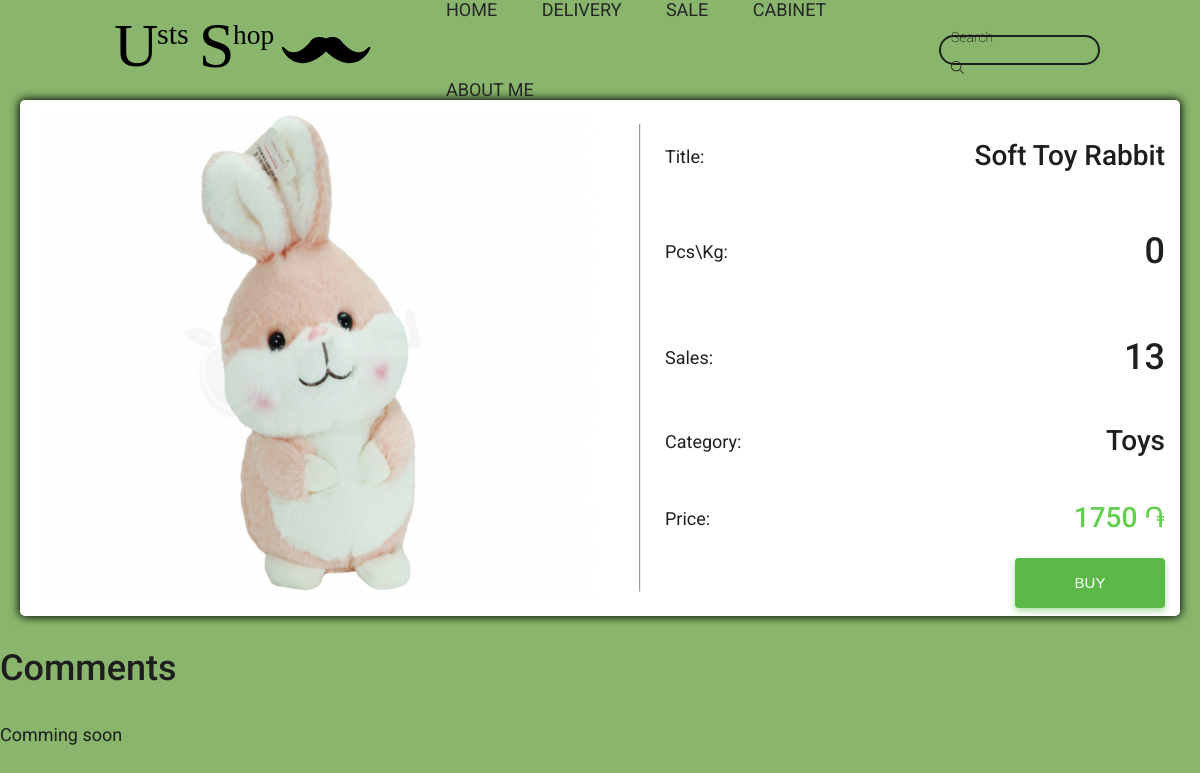
/product.php?id=2, run on the app's committed database.
### tables this page shows
CREATE TABLE `product` (
  `id` int(11) UNSIGNED NOT NULL,
  `title` varchar(255) NOT NULL,
  `price` int(11) NOT NULL,
  `weight` float NOT NULL,
  `image` varchar(100) NOT NULL,
  `categorie_id` int(11) DEFAULT NULL,
  `pubdate` datetime NOT NULL DEFAULT current_timestamp(),
  `sales` int(11) NOT NULL DEFAULT 0
);

CREATE TABLE `product_categories` (
  `id` int(11) NOT NULL,
  `title` varchar(100) NOT NULL,
  `image` varchar(100) NOT NULL
);

### includes/db.php (called while the page is built, shortened)
<?php
require 'config.php';
?>
<?php
 $connection = mysqli_connect(
     $config['db']['server'],
     $config['db']['username'],
     $config['db']['password'],
     $config['db']['name']
 );
 $categories = mysqli_query($connection,"SELECT * FROM `product_categories`")
?>

### product.php (the view, shortened to what this page needs)
<?php
    include 'includes/db.php';
?>
<!DOCTYPE html>
<html lang="en">
<head>
    <link rel="stylesheet" href="style/style.css">
    <link rel="stylesheet" href="style/product.css">
</head>
<body>
    <?php
        include 'includes/header.php';
    ?>
    <?php
    $id = $_GET['id'];
    $result = mysqli_query($connection,"SELECT * FROM `product` WHERE `id`='$id'");
        if(mysqli_num_rows($result) == 0){
            echo 'Product as id=' . $id . ' not found in database';
        }else{
            while( $this_prod = mysqli_fetch_assoc($result) ) {
                ?>
                <div class="product">
                    <div class="product__img-box">
                        <img class="prod__img" src="images/products/<?php echo $this_prod['image'] ?>_764x600.jpg" alt="product image">
                    </div>
                    <hr>
                    <div class="prod__info">
                        <div class="points"><p>Title: </p><h2 class="prod__title title"><?php echo $this_prod['title']; ?></h2></div>
                        <div class="points"><p>Pcs\Kg: </p><h2 class="prod__weight title"><?php echo $this_prod['weight']; ?></h2></div>
                        <div class="points"><p>Sales: </p><h2 class="prod__sales title"><?php echo $this_prod['sales']; ?></h2></div>
                        <?php
                        $prod_cat = false;
                        foreach($categories as $cat){
                            if( $cat['id']== $this_prod['categorie_id']){
                                $prod_cat = $cat;
                                break;
                            }
                        }
                        ?>
                        <div class="points">
                            <p>Category: </p>
                            <a href="category.php?id=<?php echo $prod_cat['id']; ?>" class="prod__category title"><?php echo $prod_cat['title'];?></a>
                        </div>
                        <div class="points"><p>Price: </p><p class="prod__price title"><?php echo $this_prod['price'];?> &#x58f</p></div>
                        <div class="product__bottom-box">
                            <button type="submit" class="product__buy-btn">BUY</button>
                        </div>
                    </div>
                </div>
            <?php
            }
        }
    ?>
    <div class="comment__box">
        <h2 class="title">Comments</h2>
        <div class="comment__box-inner">Comming soon</div>
    </div>
</body>
</html>

### style/style.css (style rules this page uses)
*, *::after, *::before { box-sizing: border-box; }
body { font-family: 'Roboto', sans-serif; font-weight: 400; font-size: 18px; line-height: 140%; color: #1F1E1E; margin: 0; padding: 0; }
a { text-decoration: none; color: inherit; }
.title { text-align: left; font-size: 36px; font-weight: 500; line-height: 130%; }
.product__img-box { height: 200px; margin: 0 10px 10px; margin-bottom: 44px; padding-top: 34px; }
.product__bottom-box { display: flex; align-items: center; justify-content: space-between; bottom: 20px; left: 20px; height: 36px; right: 20px; font-family: roboto-regular, helvetica, arial, 'sans-serif'; font-weight: 400; color: #2d3230; }
.product__buy-btn { background-color: #5bba47; box-shadow: 0 3px 7px rgb(91 186 71 / 20%); border-radius: 4px; box-sizing: border-box; height: 30px; line-height: 30px; padding: 0 14px; font-family: roboto-medium, helvetica, arial, 'sans-serif'; font-weight: 400; color: #fff; font-size: .9375rem; border: none; }

### style/product.css (style rules this page uses)
body { background-color: rgba(52, 129, 0, 0.575); }
.product { display: flex; flex-direction: row; justify-content: space-between; width: 1160px; flex-wrap: wrap; margin-top: 100px; margin-left: auto; margin-right: auto; padding: 15px; background-color: #fff; border-radius: 5px; box-shadow: 0 0 10px 1px rgb(0, 0, 0); }
.product__img-box { width: 560px; height: auto; margin: 0; margin-right: 20px; padding: 0; }
.prod__img { width: 100%; height: 100%; transition: 0.5s; }
.prod__info { display: flex; flex-direction: column; justify-content: space-around; align-items: flex-end; color: #1e1f1f; text-align: end; width: 500px; }
.prod__info a { text-decoration: none; }
.points { display: flex; align-items: center; justify-content: space-between; width: 100%; }
.prod__title { font-weight: 500; font-size: 28px; text-align: center; color: #1f1e1e; }
.prod__category { font-weight: 500; font-size: 28px; }
.prod__price { font-weight: 500; font-size: 28px; color: #60cf4a; }
.product__bottom-box { display: flex; align-items: center; justify-content: space-between; bottom: 20px; left: 20px; height: 36px; right: 20px; font-family: roboto-regular, helvetica, arial, 'sans-serif'; font-weight: 400; color: #2d3230; }
.product__buy-btn { background-color: #5bba47; box-shadow: 0 3px 7px rgba(90, 186, 71, 0.493); border-radius: 4px; box-sizing: border-box; height: 50px; width: 150px; line-height: 30px; padding: 0 14px; font-family: roboto-medium, helvetica, arial, 'sans-serif'; font-weight: 400; color: #fff; font-size: .9375rem; border: none; transition: 0.5s; }

### data on the page
product: image (picture), title "Soft Toy Rabbit", weight "0", sales "13", product_categories.title "Toys", price "1750"
